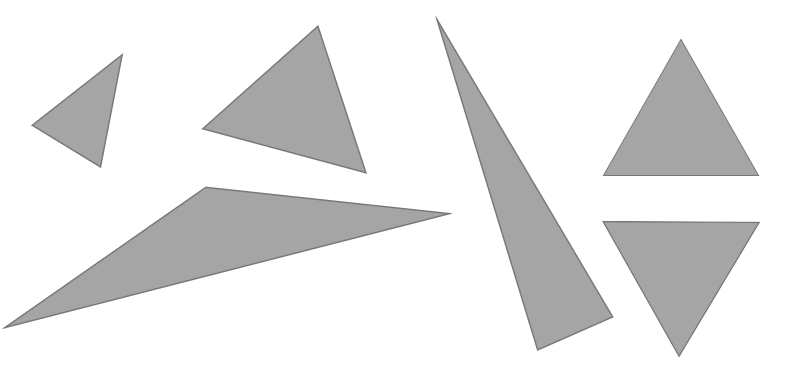
#> input picture Triangulos.PNG, 805 x 365 px
$ python code.py
#> lines starting #> are read from the running program, lines starting #| are printed output that depends on the picture; after the words box and inside, x2 and y2 are one past the last pixel; in counts of white or black regions, pixels touching at a corner belong together; long printed decimals are rounded
# -*- coding: utf-8 -*-
"""Code.ipynb

Automatically generated by Colaboratory.

# Segmentación de Triángulos
"""

import numpy as np
import cv2 as cv
import matplotlib.pyplot as plt

import plotly.express as px

img = cv.imread('Triangulos.PNG', 0)
#> img is the input picture: shape (365, 805); min 120, max 255, mean 232.1
plt.imshow(img, 'gray')
plt.show()

# Function to scale a image from min to max

def ImScale(img, minf=0, maxf=255):

    x_min = img.min()
    x_max = img.max()

    img_scale = minf + ((img - x_min) / (x_max - x_min)) * (maxf - minf)
    img_scale = img_scale.astype('uint8')

    return img_scale

# binarización inversa de la imagen
ret, img_bin = cv.threshold(img, 250, 255, cv.THRESH_BINARY_INV)
#> img_bin: shape (365, 805); 25.2% white; 6 white regions, box (x1, y1, x2, y2) and area: (2, 186, 453, 329) 20882, (435, 16, 614, 351) 14992, (201, 24, 367, 174) 11474, (602, 221, 761, 358) 10984, (602, 38, 760, 176) 10926, (30, 53, 124, 168) 4653

# mostrar y guardar resultado
plt.imshow(img_bin, 'gray')
cv.imwrite('imagen-binaria.png', img_bin)
plt.show()

# obtener, número de objetos detectados, la imagen etiquetada,
# estadísticas y coordenadas de los centroides
num, y_img, stats, centroids = cv.connectedComponentsWithStats(
	img_bin, cv.CV_32S)
#> y_img: shape (365, 805) int32; 7 distinct labels, from 0 to 6
#> num = 7; stats = [[0, 0, 805, 365, 219914], [435, 16, 179, 335, 14992], [201, 24, 166, 150, 11474], [602, 38, 158, 138, 10926], [30, 53, 94, 115, 4653], [2, 186, 451, 143, 20882], [602, 221, 159, 137, 10984]]; centroids = [[395.3, 176.9], [527.6, 226], [295, 108.8], [680.5, 129.3], [84.65, 114.9], [219.6, 242.7], [680.1, 266.3]]

plt.imshow(y_img, 'gray')
plt.show()

# escalando entre 0-255 y guardando
y_img = ImScale(y_img)
#> in ImScale, `x_min = img.min()`: x_min = 0
#> in ImScale, `x_max = img.max()`: x_max = 6
cv.imwrite('imagen_etiquetada.png', y_img)

# Impresión de los datos relevantes de cada triángulo
# así como su etiquetado
for i in range(num)[1:]:
  print('\tTriángulo ',i, '\t Área ',stats[i][4],'\tCentroide ', centroids[i])
  if i < 4:
    c = 255
  else:
    c = 0
  cv.putText(y_img, text= str(i), org=(int(centroids[i][0]), int(centroids[i][1])),
            fontFace=cv.FONT_HERSHEY_SIMPLEX, fontScale=1, color=(c, 0, 0),
            thickness=2, lineType=cv.LINE_AA)
#> this loop made 6 passes
#| 	Triángulo  1 	 Área  14992 	Centroide  [527.604 225.990]
#| 	Triángulo  2 	 Área  11474 	Centroide  [295.019 108.798]
#| 	Triángulo  3 	 Área  10926 	Centroide  [680.5        129.330]
#| 	Triángulo  4 	 Área  4653 	Centroide  [ 84.646 114.904]
#| 	Triángulo  5 	 Área  20882 	Centroide  [219.635 242.723]
#| 	Triángulo  6 	 Área  10984 	Centroide  [680.093 266.337 ]
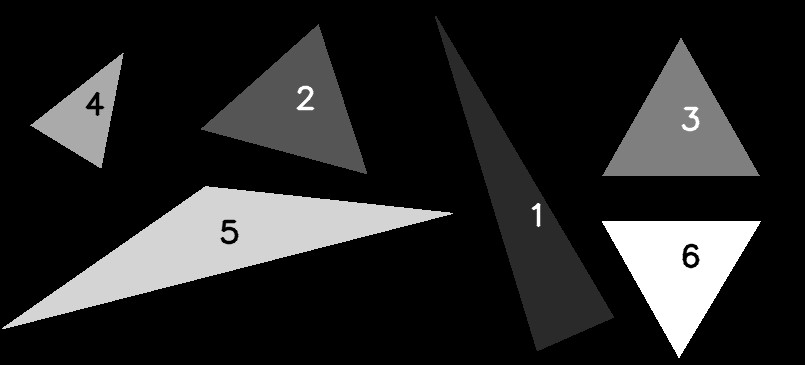
#> y_img: shape (365, 805); min 0, max 255, mean 37.3

plt.imshow(y_img, 'gray')
plt.show()

# guardando imagen etiquetada
cv.imwrite('imagen-enumerada.png', y_img)

"""# Líneas de Hough"""

# Detección de bordes y guardar una copia del resultado
bordes = cv.Canny(img_bin, 50, 100, 3)
#> bordes: shape (365, 805); 1.2% white in thin lines or dots, all inside (x1, y1, x2, y2) = (2, 16, 761, 358)
edges = np.copy(bordes)

# Dilatar la imagen con bordes para que la función de HoughLines encuentre más líneas
kernel = np.array([[0,1,0],[1,1,1],[0,1,0]], dtype=np.uint8)
bordes = cv.dilate(bordes, kernel)
#> bordes: shape (365, 805); 3.4% white in thin lines or dots, all inside (x1, y1, x2, y2) = (1, 15, 762, 359)

# Imagen con solo Bordes
plt.imshow(bordes, 'gray')
plt.show()

# Guardando imagen con solo bordes
cv.imwrite('imagen-bordes.png', bordes)

# Detección de HoughLines en pi/180 y pi/90 para detectar más líneas
lines = cv.HoughLines(bordes, 1, np.pi / 180, 70, None, 50, 10)
#> lines = 157 rows, first 8: [318, 1.33], [-411, 2.84], [-364, 2.6], [321, 1.31], [270, 0.96], [-371, 2.62], [163, 1.68], [157, 1.69]
lines = lines.reshape(len(lines),2)
#> lines = 157 pairs, first value -586 to 770, second value 0.157 to 2.9

lines1 = cv.HoughLines(bordes, 1, np.pi / 90, 70, None, 50, 10)
#> lines1 = 91 rows, first 8: [318, 1.33], [-371, 2.62], [163, 1.68], [271, 0.977], [-416, 2.86], [221, 1.57], [67, 1.85], [174, 1.57]
lines1 = lines1.reshape(len(lines1),2)
#> lines1 = 91 pairs, first value -586 to 768, second value 0.175 to 2.9

# Juntas ambos resultados e imprimir la cantidad de líneas encontradas
lines = np.append(lines, lines1, axis=0)
#> lines = 248 pairs, first value -586 to 770, second value 0.157 to 2.9
len(lines)

def delete_aprox_values(array):
  """
      Función:  Reducción de elementos parecidos

        input: array -> arreglos de valores

        output: new_array -> arreglo con valores cercanos entre 0.01 y 0.5 eliminados
  """

  deletes = []; k = 0

  for i in array:
    for j in array[k:]:
      if  0.01 < abs(i - j) < 0.5:
        j = np.where(array == i)[0][0]
        deletes.append(j)
    k += 1

  # Borrar los elementos guardados en deletes
  # e imprimir la cantidad de líneas restante
  new_array = np.delete(array, deletes)
  print(len(new_array))

  return new_array

thetas = []
rhos=[]

# Guardar los valores de theta y rho en 2 arreglos distintos
for i in lines: thetas.append(i[1])
#> this loop made 248 passes
#> after the loop, thetas = 248 values, max 2.9 at index 151, min 0.157 at index 80, mean 1.66

thetas = delete_aprox_values(thetas)
#> the loop in delete_aprox_values, `for i in array:` made 248 passes
#> i on passes 1 to 3: 1.33, 2.84, 2.6
#> after the loop in delete_aprox_values, `for i in array:`: deletes = 11688 values, max 156 at index 10048, min 0 at index 0, mean 58.01; j = 2.16; k = 248
#> in delete_aprox_values, `new_array = np.delete(array, deletes)`: new_array = 166 values, max 2.9 at index 161, min 0.175 at index 97, mean 1.73
#| 166
#> thetas has the same summary as new_array in delete_aprox_values

for i in thetas:
  if np.any(lines[:] == i):
    j = np.where(lines==i)[0][0]
    rhos.append(lines[j][0])
#> this loop made 166 passes
#> (i, j) on passes 1 to 12: (1.59, 11), (1.57, 13), (1.55, 12), (2.62, 5), (2.83, 19), (2.64, 25), (2.83, 19), (1.34, 31), (2.62, 5), (0.524, 18), (2.84, 1), (1.62, 44)
#> j on passes 61 to 66: 127, 118, 118, 118, 118, 118
#> after the loop, rhos = 166 values, max 766 at index 13, min -578 at index 5, mean 88.99

# Colores distintos para cada línea creada
colors = np.round(np.linspace(50,240,len(rhos)),0)
#> colors = 166 values from 50 to 240

# Dibujando las líneas sobre la imagen de bordes
for rho, theta, color in zip(rhos, thetas, colors):
    a = np.cos(theta)
    b = np.sin(theta)
    x0 = a*rho
    y0 = b*rho
    x1 = int(x0 + 1000*(-b))
    y1 = int(y0 + 1000*(a))
    x2 = int(x0 - 1000*(-b))
    y2 = int(y0 - 1000*(a))
    cv.line(bordes,(x1,y1),(x2,y2),(color,0,0),1)
#> this loop made 166 passes
#> (rho, theta, color, a, b, x0, y0, x1) on passes 1 to 3: (163, 1.59, 50, -0.0175, 1, -2.84, 163, -1002), (221, 1.57, 51, -4.37e-08, 1, -9.66e-06, 221, -1000), (232, 1.55, 52, 0.0175, 1, 4.05, 232, -995)
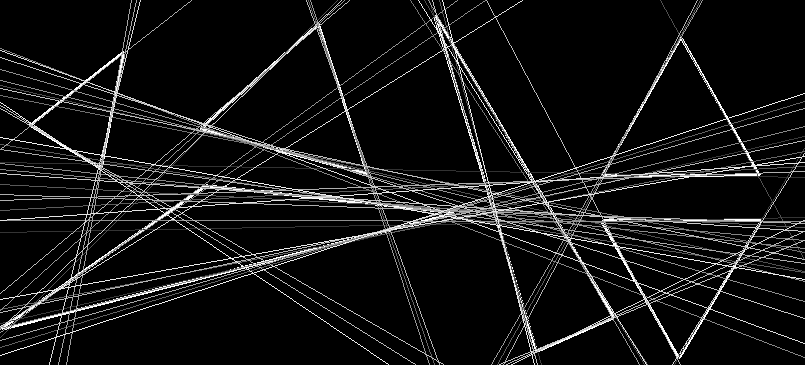
#> bordes: shape (365, 805); min 0, max 255, mean 20.8

# Mostrar la imagen de Bordes con las líneas de Hough
plt.imshow(bordes)
plt.show()

# Mostrando la imagen en Plotly para detectar los valores de cada línea por su color
fig = px.imshow(bordes, color_continuous_scale='gray')
fig.show()

# líneas de interés
c_lin = [172, 188, 165, 154, 100, 143, 140, 136, 139, 62, 155, 187, 156, 80, 50, 203, 186, 52]
len(c_lin)

# Obtener una copia de la imagen de bordes con líneas de Hough
# para eliminar cada línea que no sea de interés
im = np.copy(bordes)

im[im == 255] = 0
#> im: shape (365, 805); 1.48% of pixels changed, all inside (x1, y1, x2, y2) = (1, 15, 761, 359)
for i in colors:
  if i not in c_lin:
    im[im == i] = 0
#> this loop made 166 passes
#> i on passes 1 to 3: 50, 51, 52
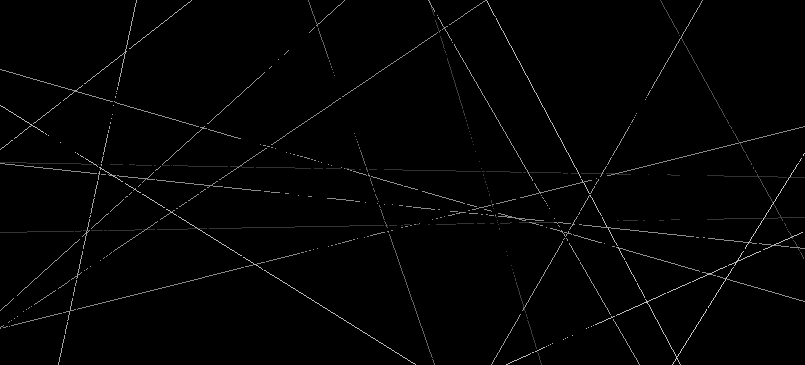
#> im: shape (365, 805); min 0, max 203, mean 3.1

# Mostrando el resultado
plt.imshow(im,'gray')
plt.show()

# Imprimir los valores de rho y theta de cada línea de ineterés ubicada por su color
colores = colors.astype('int')
#> colores = 166 values from 50 to 240

for rho, theta, color in zip(rhos, thetas, colores):
  if color in c_lin:
    print('\tRho: ',rho,'\tTheta: ', theta, '\tColor', color)
#> this loop made 166 passes
#> (rho, theta, color) on passes 1 to 3: (163, 1.59, 50), (221, 1.57, 51), (232, 1.55, 52)
#| 	Rho:  163.0 	Theta:  1.588 	Color 50
#| 	Rho:  232.0 	Theta:  1.553 	Color 52
#| 	Rho:  -411.0 	Theta:  2.845 	Color 62
#| 	Rho:  -578.0 	Theta:  2.635 	Color 80
#| 	Rho:  -292.0 	Theta:  2.810 	Color 100
#| 	Rho:  318.0 	Theta:  1.326 	Color 136
#| 	Rho:  163.0 	Theta:  1.676 	Color 139
#| 	Rho:  271.0 	Theta:  0.9774 	Color 140
#> (further printed lines are left out)

# Creando una copia de la imagen de bordes para juntarla con la que tiene
# las líneas de Hough de interés y maximizar su color

h_lines = np.copy(im)
h_lines[h_lines != 0] = 200
h_lines += edges

# [10 lines of commented-out code are left out]

plt.imshow(h_lines, 'gray')
plt.show()

cv.imwrite('hough-lines.png', h_lines)

"""# Segmentación de Aristas"""

import imutils

# Encontrando las vértices de cada triángulo
cnts = cv.findContours(img_bin, cv.RETR_LIST, cv.CHAIN_APPROX_SIMPLE)
#> cnts = 6 contours; box (x1, y1, x2, y2) and area: (2, 186, 453, 329) 20431, (435, 16, 614, 351) 14635, (201, 24, 367, 174) 11257, (602, 221, 761, 358) 10768, (602, 38, 760, 176) 10709, (30, 53, 124, 168) 4513
cnts = imutils.grab_contours(cnts)
vertices = []

for c in cnts:
    # apriximando el contorno
    peri = cv.arcLength(c, True)
    approx = cv.approxPolyDP(c, 0.02 * peri, True)
    # si la aproximación tiene 3 vértices, guardar
    if len(approx) == 3:
        vertices.append(approx)
#> this loop made 6 passes
#> (peri, approx) on passes 1 to 6: (496, [[678, 357], [760, 221], [602, 221]]), (1017.6, [[2, 328], [452, 213], [205, 186]]), (334.3, [[123, 53], [30, 125], [101, 167]]), (496.6, [[680, 38], [602, 175], [759, 175]]), (513.2, [[366, 173], [318, 24], [201, 128]]), (841.2, [[435, 16], [536, 349], [613, 317]])
#> after the loop, vertices = 6 contours; box (x1, y1, x2, y2) and area: (2, 186, 453, 329) 20278, (435, 16, 614, 350) 14436, (201, 24, 367, 174) 11212, (602, 38, 760, 176) 10754, (602, 221, 761, 358) 10744, (30, 53, 124, 168) 4509


# convirtiendo a np.array y cambiando la forma a una más conveniente
vertices = np.array(vertices)
vertices = vertices.reshape(6,3,2)

def distance(p1, p2):
  """
      Función que calcula la distancia en pixeles entre 2 puntos

      input: p1 y p2 vectores de 2 componentes
      output: entero de la distancia euclideana
  """
  dis = (( p1[0] - p2[0] ) ** 2 + ( p1[1] - p2[1] ) ** 2 )**0.5
  dis = int(dis)

  return dis

def center(p1, p2):
  """
        Función que recibe 2 puntos y encuentra el centro entre ellos

        input: p1 y p2 vectores con las coordenadas de los puntos
        output: p3 vector con el centro entre los 2 puntos
  """
  p3 = [0,0]

  p3[0] = (p1[0] + p2[0]) // 2
  p3[1] = (p1[1] + p2[1]) // 2

  return p3

# Mostrar las distancias o logitudes entre cada vértice
for i in reversed(vertices):
  print('\t',i[0] ,'-',i[1], ':' , distance(i[0], i[1]),'\t',i[1] ,'-',i[2], ':' ,
        distance(i[1], i[2]),'\t',i[0] ,'-',i[2], ':' , distance(i[0], i[2]) )
#> this loop made 6 passes
#> i on passes 1 to 4: [[435, 16], [536, 349], [613, 317]], [[366, 173], [318, 24], [201, 128]], [[680, 38], [602, 175], [759, 175]], [[123, 53], [30, 125], [101, 167]]
#> i on passes 5 to 6: [[2, 328], [452, 213], [205, 186]], [[678, 357], [760, 221], [602, 221]]
#| 	 [435  16] - [536 349] : 347 	 [536 349] - [613 317] : 83 	 [435  16] - [613 317] : 349
#| 	 [366 173] - [318  24] : 156 	 [318  24] - [201 128] : 156 	 [366 173] - [201 128] : 171
#| 	 [680  38] - [602 175] : 157 	 [602 175] - [759 175] : 157 	 [680  38] - [759 175] : 158
#| 	 [123  53] - [ 30 125] : 117 	 [ 30 125] - [101 167] : 82 	 [123  53] - [101 167] : 116
#| 	 [  2 328] - [452 213] : 464 	 [452 213] - [205 186] : 248 	 [  2 328] - [205 186] : 247
#| 	 [678 357] - [760 221] : 158 	 [760 221] - [602 221] : 158 	 [678 357] - [602 221] : 155

# Imprimiendo el centro entre cada arista
for i in reversed(vertices):
  print('\t',i[0] ,'-',i[1], ':' , center(i[0], i[1]),'\t',i[1] ,'-',i[2], ':' ,
        center(i[1], i[2]),'\t',i[0] ,'-',i[2], ':' , center(i[0], i[2]) )
#> this loop made 6 passes
#> i on passes 1 to 6: [[435, 16], [536, 349], [613, 317]], [[366, 173], [318, 24], [201, 128]], [[680, 38], [602, 175], [759, 175]], [[123, 53], [30, 125], [101, 167]], [[2, 328], [452, 213], [205, 186]], [[678, 357], [760, 221], [602, 221]]
#| 	 [435  16] - [536 349] : [485, 182] 	 [536 349] - [613 317] : [574, 333] 	 [435  16] - [613 317] : [524, 166]
#| 	 [366 173] - [318  24] : [342, 98] 	 [318  24] - [201 128] : [259, 76] 	 [366 173] - [201 128] : [283, 150]
#| 	 [680  38] - [602 175] : [641, 106] 	 [602 175] - [759 175] : [680, 175] 	 [680  38] - [759 175] : [719, 106]
#| 	 [123  53] - [ 30 125] : [76, 89] 	 [ 30 125] - [101 167] : [65, 146] 	 [123  53] - [101 167] : [112, 110]
#| 	 [  2 328] - [452 213] : [227, 270] 	 [452 213] - [205 186] : [328, 199] 	 [  2 328] - [205 186] : [103, 257]
#| 	 [678 357] - [760 221] : [719, 289] 	 [760 221] - [602 221] : [681, 221] 	 [678 357] - [602 221] : [640, 289]

# Etiquetando cada arista y aguardando en aris

aris = np.copy(edges)
k = 0

for i in reversed(vertices):
  for j in range(3):
    c = center(i[j-1],i[j])
    cv.putText(aris, text= str(k+1), org=(c[0]+5,c[1]),
            fontFace= cv.FONT_HERSHEY_SIMPLEX, fontScale=0.7, color=(255,0,0),
            thickness=2, lineType=cv.LINE_AA)
    k += 1
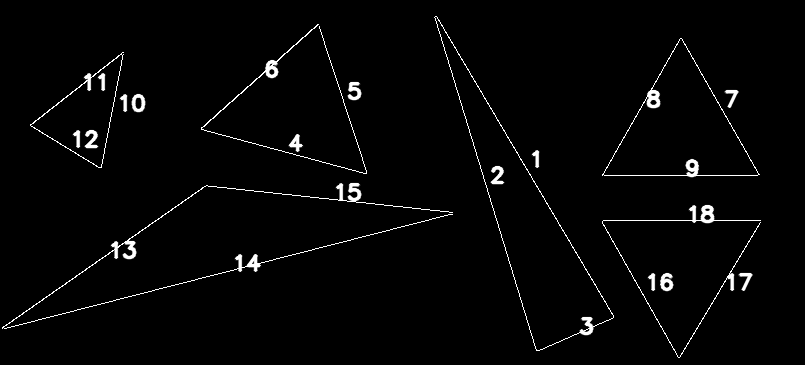
#> aris: shape (365, 805); min 0, max 255, mean 5.6

# Mostrando las aristas etiquetadas
plt.imshow(aris,'gray')
plt.show()

# Etiquetando también la imagen con las líneas de Houge

arish = np.copy(h_lines)
k = 0

for i in reversed(vertices):
  for j in range(3):
    c = center(i[j-1],i[j])
    cv.putText(arish, text= str(k+1), org=(c[0]+5,c[1]-10),
            fontFace= cv.FONT_HERSHEY_SIMPLEX, fontScale=0.7, color=(255,0,0),
            thickness=2, lineType=cv.LINE_AA)
    k += 1
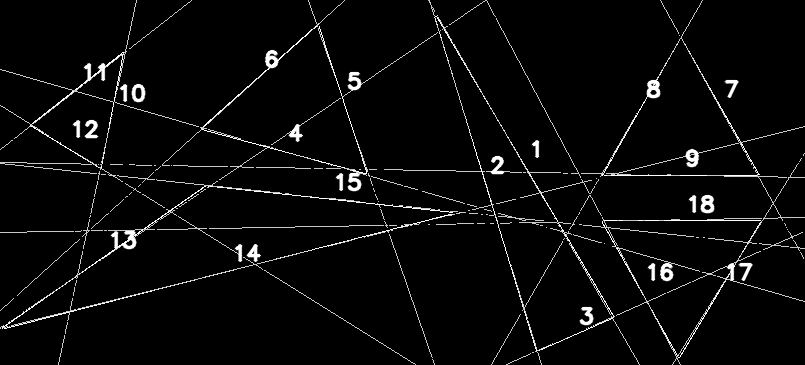
#> arish: shape (365, 805); min 0, max 255, mean 9.6

plt.imshow(arish,'gray')
plt.show()

# Guardando la longitud de cada arista
distances = []

for i in reversed(vertices):
  for j in range(3):
    distances.append(distance(i[j-1],i[j]))

# Diccionario con los colores y etiqueta correspondiente de cada arista

h_labels = {172:11, 188:12, 165:10, 154:6, 100:5, 143:4, 140:13, 136:14, 139:15,
            62:2, 155:1, 187:3, 156:8, 80:7, 50:9, 203:17, 186:16, 52:18}

# Imprimiendo los datos obtenidos y guardando los números con su respectivo ángulo
numbers = []
angles = []
p = []

for color, rho, the in zip(colors, rhos, thetas):
  if color in h_labels.keys():
    index = h_labels[int(color)]
    print('\t Arista '+str(index), '\t Theta', round(the,2),
          '\t Rho', int(rho), '\t Longitud', distances[index-1])
    numbers.append(index)
    angles.append(the)
    p.append(rho)
#> this loop made 166 passes
#> (color, rho, the) on passes 1 to 3: (50, 163, 1.59), (51, 221, 1.57), (52, 232, 1.55)
#| 	 Arista 9 	 Theta 1.59 	 Rho 163 	 Longitud 157
#| 	 Arista 18 	 Theta 1.55 	 Rho 232 	 Longitud 158
#| 	 Arista 2 	 Theta 2.84 	 Rho -411 	 Longitud 347
#| 	 Arista 7 	 Theta 2.64 	 Rho -578 	 Longitud 158
#| 	 Arista 5 	 Theta 2.81 	 Rho -292 	 Longitud 156
#| 	 Arista 14 	 Theta 1.33 	 Rho 318 	 Longitud 464
#| 	 Arista 15 	 Theta 1.68 	 Rho 163 	 Longitud 248
#| 	 Arista 13 	 Theta 0.98 	 Rho 271 	 Longitud 247
#> (further printed lines are left out)

# Guardando las imágenes con las aristas etiquetadas
cv.imwrite('image-aristas.png', aris)
cv.imwrite('image-aristas-hough.png', arish)

# Resaltando cada vértice y guardando en la variable vert

vert = np.copy(edges)
k = 0

for i in reversed(vertices):
  for j in i:
    vert = cv.circle(vert, (j[0],j[1]), radius=3, color=(255, 0, 0), thickness=2)
    cv.putText(vert, text= str(k+1), org=(j[0]+10,j[1]),
            fontFace= cv.FONT_HERSHEY_SIMPLEX, fontScale=0.6, color=(255,0,0),
            thickness=2, lineType=cv.LINE_AA)
    k += 1
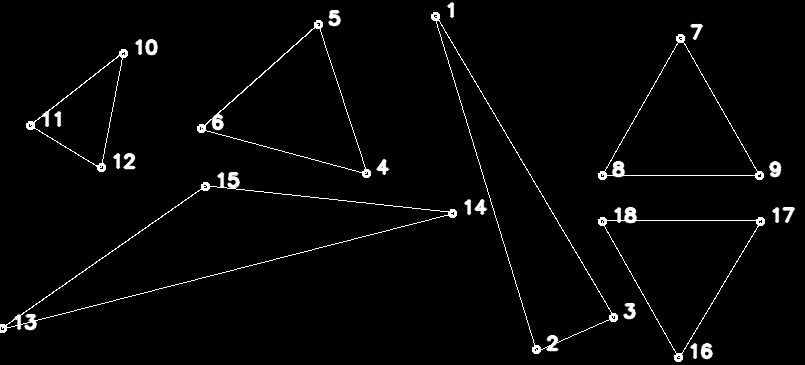
#> vert: shape (365, 805); min 0, max 255, mean 6.1

plt.imshow(vert,'gray')
plt.show()

# Guardando la imagen con las vértices etiquetadas
cv.imwrite('image-vertices.png', vert)

"""# Rectas Paralelas"""

# Buscando grupos de rectas paralelas con margen de 0.04 radianes
k = 0
for i, m in zip(angles, numbers):
  for j, n in zip(angles[k:], numbers[k:]):
    if abs(i - j) < 0.07 and n != m:
      print(m, n)
  k += 1
#> this loop made 18 passes
#> (i, m) on passes 1 to 12: (1.59, 9), (1.55, 18), (2.84, 2), (2.64, 7), (2.81, 5), (1.33, 14), (1.68, 15), (0.977, 13), (1.85, 4), (0.838, 6), (2.62, 1), (0.524, 8)
#| 9 18
#| 2 5
#| 7 1
#| 7 16
#| 13 11
#| 6 11
#| 1 16
#| 8 17

grupos = {'A' : [9, 18], 'B': [7, 1, 16], 'C' : [6, 11, 13], 'D' : [2, 5], 'E' : [8, 17]}
grupos

paralelas = np.copy(edges)
tonos = {'A':250, 'B':230, 'C':210, 'D':190,'E': 170}
k=0;

for i in reversed(vertices):
  for j in range(3):
    for name, grupo in grupos.items():
      if k+1 in grupo:
        c = center(i[j-1],i[j])
        cv.putText(paralelas, text=name, org=(c[0]+5,c[1]),
            fontFace= cv.FONT_HERSHEY_SIMPLEX, fontScale=0.8, color=(tonos[name],0,0),
            thickness=2, lineType=cv.LINE_AA)
    k += 1
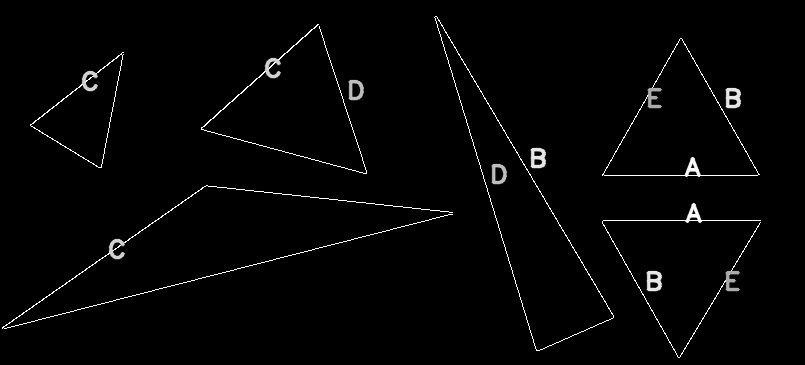
#> paralelas: shape (365, 805); min 0, max 255, mean 4.5

plt.imshow(paralelas, 'gray')
plt.show()

cv.imwrite('image-paralelas.png', paralelas)

"""# Cálculo del Centroide con $\rho$ y $\theta$

Se puede calcular los centroides con
"""

centroid = []

for i in reversed(vertices):
  x = 0
  y = 0
  for j in range(3):
    x += i[j][0]
    y += i[j][1]
  print([x//3,y//3])
  centroid.append([x//3,y//3])

#centroid
